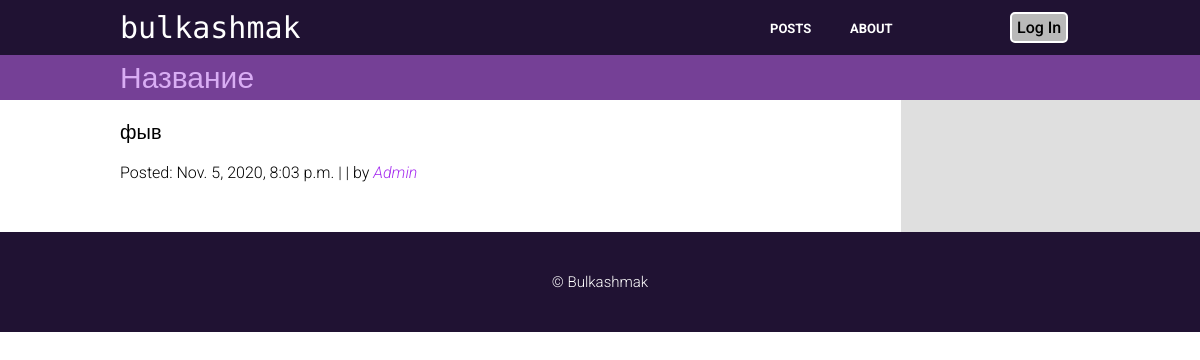
/posts/22/, run on the app's committed database.
### posts/models.py (models this page shows, shortened)
class Post(models.Model):
    title = models.CharField(max_length=100)
    slug = models.SlugField(max_length=100,
                            null=False,
                            unique=False)
    author = models.ForeignKey(User,
                               on_delete=models.CASCADE,
                               related_name='blog_posts',
                               default=None)
    content = models.TextField()
    created = models.DateTimeField(verbose_name="When the post was created",
                                   auto_now=True)
    updated = models.DateTimeField(verbose_name="When the post was updated",
                                   auto_now_add=True)
    STATUS = (
        (0, "Draft"),
        (1, "Published")
    )
    status = models.IntegerField(verbose_name="Status of the post",
                                 choices=STATUS,
                                 default=1)
    class Meta:
        ordering = ["-created"]

### posts/views.py (the view)
# urls.py: path('posts/<int:post_id>/', views.post_detail, name='post_detail'),
def post_detail(request, post_id):
    template = 'posts/post_detail.html'
    post_obj = get_object_or_404(Post, id=post_id)
    context = {
        'post': post_obj,
        'title': post_obj.title,
    }
    return render(request, template, context)

### posts/templates/posts/post_detail.html (shortened to what this page needs)
{% extends 'base.html' %}
{% block content %}
    <div class="post_detail">
        <p class="post_content">
            {{ post.content }}
        </p><br>
        <p class="author">
          Posted: {{ post.created }} | | by <a href="#">{{ post.author }}</a>
        </p>
    </div>
{% endblock content %}

### posts/templates/base.html (shortened to what this page needs)
{% load static %}
<!DOCTYPE html>
<html lang="en">
  <head>
    <link type="text/css" rel="stylesheet" href="{% static 'css/base.css' %}" />
  </head>
  <body>
    <header>
      <div class="logo">
        <a href="{% url 'home_page' %}">bulkashmak</a>
      </div>
      <nav>
        <ul class="nav_links">
          <li><a href="{% url 'posts_page' %}">posts</a></li>
          <li><a href="{% url 'about_page' %}">about</a></li>
        </ul>
        <div>
          {% if user.is_authenticated %}
            <a href="{% url 'account_details' %}"><button class="log-inout">Account</button></a>
          {% else %}
            <a href="{% url 'login' %}"><button class="log-inout">Log In</button></a>
          {% endif %}
        </div>
      </nav>
    </header>
    <div class="semi-header">
      <p>
        {% block semi_header %}
        {{ title }}
        {% endblock semi_header %}
      </p>
    </div>
    <div class="wrapper">
      <div class="content">{% block content %} {% endblock content %}</div>
      <aside>
        <div class="sidebar">{% block sidebar %} {% endblock sidebar %}</div>
      </aside>
    </div>
    <footer>
      <p>© Bulkashmak</p>
    </footer>
  </body>
</html>

### posts/static/css/base.css (style rules this page uses)
* { padding: 0px; margin: 0px; }
header { padding: 10px 10%; margin: 0 auto; display: grid; grid-template-columns: 2fr 3fr; background-color: #201233; grid-gap: 5px; align-items: center; }
.logo { grid-column: 1; font-family: "Monoton", cursive; }
.logo a { font-size: 30px; color: white; text-decoration: none; }
nav { display: grid; grid-template-columns: auto 70px; }
.nav_links { display: grid; grid-template-columns: 80px 80px 80px; align-content: center; justify-content: end; list-style: none; text-transform: uppercase; font-family: "Roboto", sans-serif; font-weight: 700; }
.nav_links li a { font-size: 13px; color: white; justify-content: end; text-decoration: none; transition: all 0.3s ease 0s; }
.log-inout { background-color: #b9b9b9; padding: 4px 5px; border: solid 2px white; border-radius: 5px; transition: all 0.3s ease 0s; font-family: "Roboto", sans-serif; font-weight: 500; font-size: 16px; align-content: center; justify-content: center; text-decoration: none; color: black; }
.semi-header { display: grid; padding: 5px 10%; background-color: #754096; align-items: center; }
.semi-header p { font-family: "Roboto", sans-serif; font-weight: 300; font-size: 30px; color: #d9adf4; text-transform: capitalize; }
footer { position: relative; bottom: 0px; width: 100%; height: 100px; background-color: #201233; }
footer p { position: absolute; left: 50%; top: 50%; transform: translate(-50%, -50%); color: white; font-family: "Roboto", sans-serif; font-weight: 300; font-size: 15px; }
body { color: black; background-color: white; font-family: "Roboto", sans-serif; font-weight: 300; }
.wrapper { display: grid; grid-template-columns: 3fr 1fr; grid-gap: 5px; }
.content { grid-column: 1; display: grid; grid-gap: 10px; padding-top: 20px; padding-left: 13.4%; padding-right: 5%; padding-bottom: 50px; }
aside { grid-column: 2; background-color: #dfdfdf; }
.sidebar { padding-top: 20px; padding-left: 5%; padding-right: 13.4%; padding-bottom: 50px; }
.post_content { font-size: 20px; }
.author a { color: #a62ff0; font-style: italic; font-size: 16px; text-transform: capitalize; text-decoration: none; }

### data on the page
Post: title "Название", content "фыв", created "Nov. 5, 2020, 8:03 p.m.", author "Admin"
